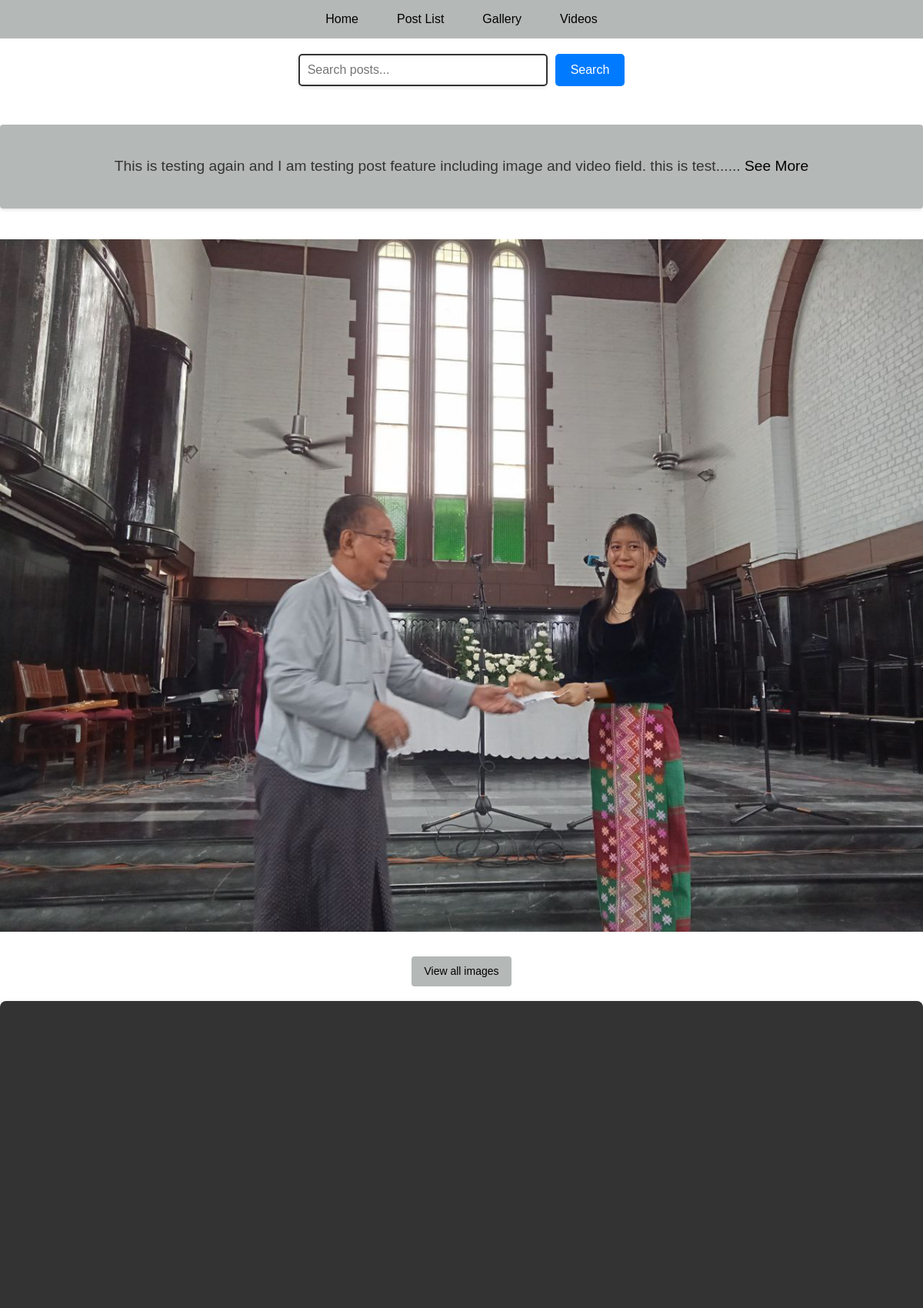
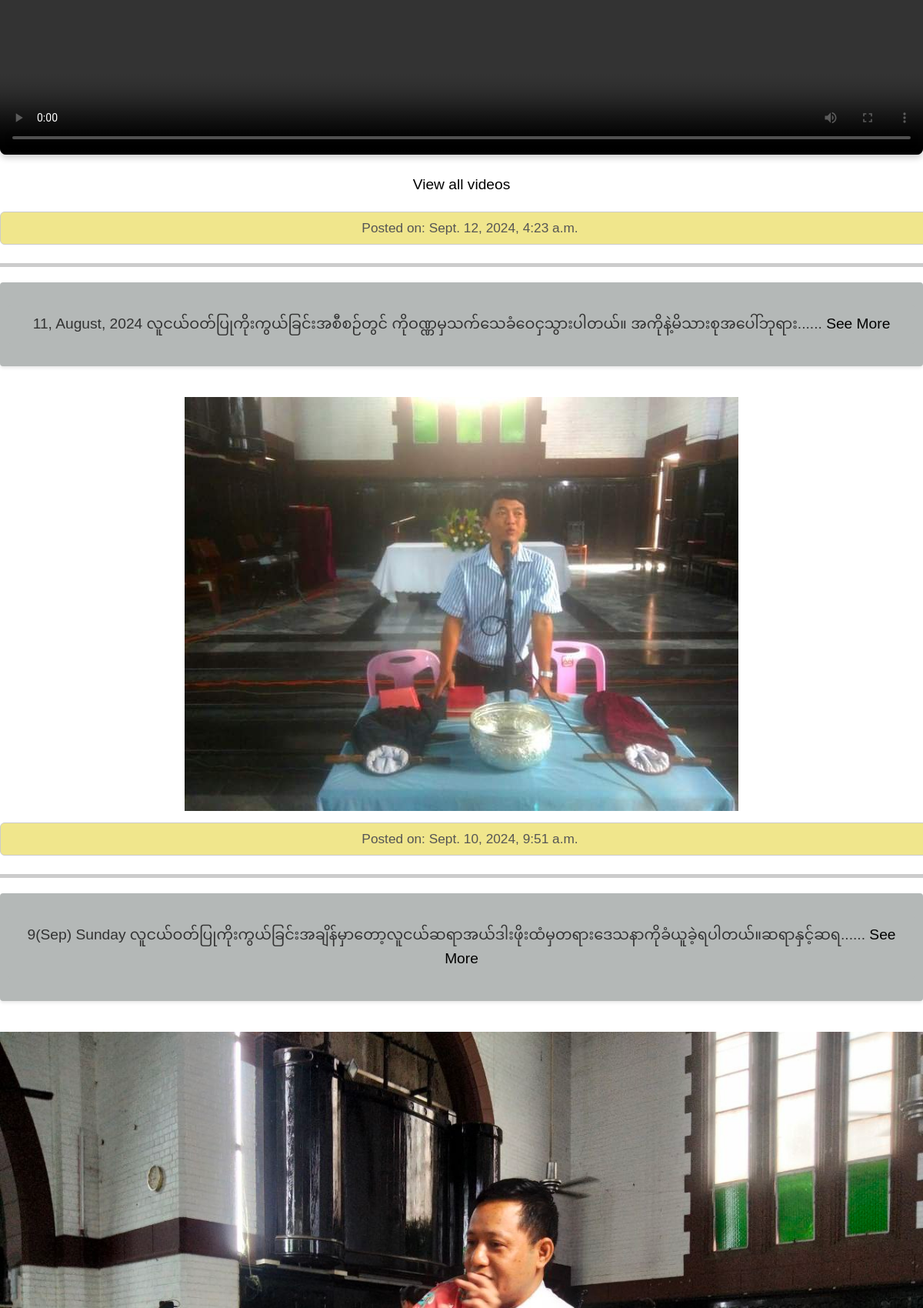
/posts/ (upper part), run on the app's committed database (2 pictures, top to bottom).
### myapp/models.py (models this page shows, shortened)
class Post(models.Model):
    content = models.TextField()
    created_at = models.DateTimeField(auto_now_add=True)

class PostImage(models.Model):
    post = models.ForeignKey(Post, related_name='images', on_delete=models.CASCADE)
    image = models.ImageField(upload_to='post_images/')

### myapp/views.py (the view)
# urls.py: path('posts/', views.post_list, name='post_list'),
def post_list(request):
    query = request.GET.get('q')
    if query:
        posts = Post.objects.filter(content__icontains=query).order_by('-created_at')
    else:
        posts = Post.objects.all().order_by('-created_at')
    for post in posts:
        post.truncated_content = Truncator(post.content).chars(100, truncate='...')  # Truncate to 100 characters
        if post.images.exists():
            post.first_image = post.images.first()
        else:
            post.first_image = None
    return render(request, 'myapp/post_list.html', {'posts': posts})

### myapp/templates/myapp/post_list.html (shortened to what this page needs)
{% load static %}
<!DOCTYPE html>
<html lang="en">
<head>
    <link rel="stylesheet" href="{% static 'style.css' %}">
</head>
<body>
    <header>
        <div>
            <nav class="nav-bar">
                <a href="{% url 'home' %}" class="nav-link">Home</a>
                <a href="{% url 'post_list' %}" class="nav-link">Post List</a>
                <a href="{% url 'gallery' %}" class="nav-link">Gallery</a>
                <a href="{% url 'videos' %}" class="nav-link">Videos</a>
            </nav>
        </div>
    </header>
    <main>
        <form method="get" action="{% url 'post_list' %}" class="search-form">
            <input type="text" name="q" placeholder="Search posts..." value="{{ request.GET.q }}">
            <button type="submit">Search</button>
        </form>
        <ul style="margin-top: 50px;">
            {% for post in posts %}
                <li>
                    <div class="truncated-content-container">
                        <p class="truncated-content">
                            {{ post.truncated_content }}...
                            <a href="{% url 'post_detail' post.id %}">See More</a>
                        </p>
                    </div>
                    {% if post.first_image %}
                        <div class="post-image-container">
                            <img src="{{ post.first_image.image.url }}" alt="Post Image" class="post-image">
                            {% if post.images.count > 1 %}
                                <p><a href="{% url 'post_detail' post.id %}" class="view-images-link">View all images</a></p>
                            {% endif %}
                        </div>
                    {% endif %}
                    {% if post.videos.first %}
                        <div class="post-video-container">
                            <video class="responsive-video" controls>
                                <source src="{{ post.videos.first.video.url }}" type="video/mp4">
                            </video>
                            {% if post.videos.count > 1 %}
                                <p><a href="{% url 'post_detail' post.id %}" class="view-videos-link">View all videos</a></p>
                            {% endif %}
                        </div>
                    {% endif %}
                    <div class="post-date">Posted on: {{ post.created_at }}</div>
                </li>
                <hr class="post-separator">
            {% empty %}
                <li>No posts available.</li>
            {% endfor %}
        </ul>
    </main>
</body>
</html>

### static/style.css (style rules this page uses)
body { background-color: white; color: black; font-family: Arial, sans-serif; margin: 0; padding: 0; }
p { font-size: 1em; color: black; margin-top: 1em; margin-bottom: 1em; text-align: center; line-height: 1.6; }
a { color: black; text-decoration: none; }
ul { list-style-type: none; padding: 0; }
li { margin-bottom: 2%; font-size: 1.2em; }
img { max-width: 100%; height: auto; margin-top: 30px; }
form { margin-top: 2%; }
button { background-color: black; color: white; border: none; padding: 1% 2%; cursor: pointer; font-size: 1.2em; }
.post-separator { border: 0; border-top: 5px solid #ccc; margin: 20px 0; }
.post-image-container { text-align: center; margin-bottom: 10px; }
.view-images-link { display: inline-block; padding: 8px 16px; margin-top: 8px; font-size: 14px; color: black; background-color: #b4b8b7; text-decoration: none; border-radius: 4px; transition: background-color 0.3s ease, color 0.3s ease; }
.truncated-content-container { background-color: #b4b8b7 !important; padding: 10px; border: 0px solid #ddd; border-radius: 4px; margin-bottom: 10px; box-shadow: 0 2px 4px rgba(0, 0, 0, 0.1); }
.truncated-content { background-color: #b4b8b7 !important; padding: 10px; border: 0px solid #ccc; border-radius: 4px; color: #333; font-size: 1em; }
.post-date { background-color: #f0e68c !important; padding: 10px !important; border: 1px solid #ccc !important; border-radius: 6px !important; color: #555 !important; font-size: 0.9em !important; margin-bottom: 15px !important; text-align: center !important; width: 100% !important; }
.nav-bar { background-color: #b4b8b7; padding: 0; display: flex; justify-content: center; align-items: center; height: 50px; width: 100%; position: fixed; top: 0; left: 0; z-index: 1000; }
.nav-link { color: black; text-decoration: none; font-size: 16px; padding: 0 15px; margin: 0 10px; border-radius: 4px; transition: background-color 0.3s ease; }
.responsive-video { width: 100%; max-width: 100%; height: auto; }
.search-form { display: flex; justify-content: center; margin-top: 50px; margin-bottom: 30px; }
.search-form input[type="text"] { width: 300px; padding: 10px; border: 2px solid #333; border-radius: 5px; font-size: 16px; outline: none; box-shadow: 0 2px 4px rgba(0, 0, 0, 0.1); }
.search-form button { padding: 10px 20px; border: none; background-color: #007BFF; color: white; font-size: 16px; border-radius: 5px; cursor: pointer; margin-left: 10px; transition: background-color 0.3s, box-shadow 0.3s; }
.responsive-video { width: 100%; height: auto; border-radius: 8px; box-shadow: 0 4px 8px rgba(0, 0, 0, 0.2); transition: transform 0.3s ease; }

### data on the page
Post: truncated_content "This is testing again and I am testing post feature including image and video field. this is test...", first_image.image (picture), shows "View all images", shows "View all videos", created_at "Sept. 12, 2024, 4:23 a.m."
Post: truncated_content "11, August, 2024 လူငယ်ဝတ်ပြုကိုးကွယ်ခြင်းအစီစဉ်တွင် ကိုဝဏ္ဏမှသက်သေခံဝေငှသွားပါတယ်။ အကိုနဲ့မိသားစုအပေါ်ဘုရား...", first_image.image (picture), created_at "Sept. 10, 2024, 9:51 a.m."
Post: truncated_content "9(Sep) Sunday လူငယ်ဝတ်ပြုကိုးကွယ်ခြင်းအချိန်မှာတော့လူငယ်ဆရာအယ်ဒါးဖိုးထံမှတရားဒေသနာကိုခံယူခဲ့ရပါတယ်။ဆရာနှင့်ဆရ...", first_image.image (picture)
